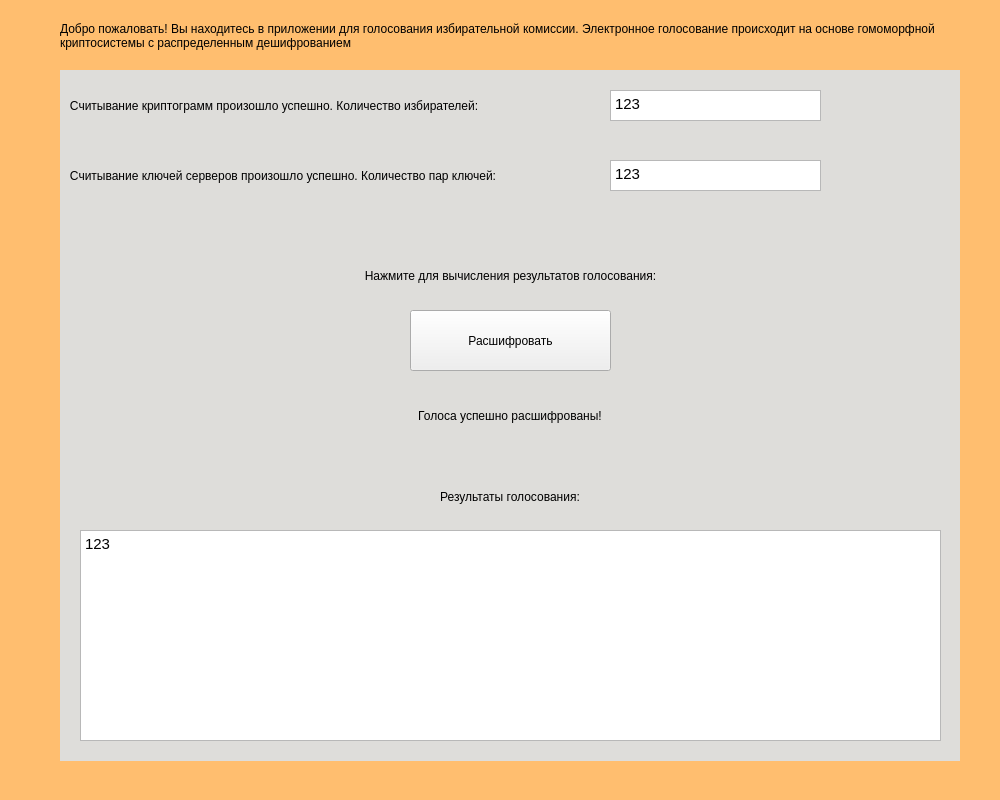
<?xml version="1.0" encoding="UTF-8"?>
<ui version="4.0">
 <class>Evote_server</class>
 <widget class="QMainWindow" name="Evote_server">
  <property name="geometry">
   <rect>
    <x>0</x>
    <y>0</y>
    <width>1000</width>
    <height>800</height>
   </rect>
  </property>
  <property name="minimumSize">
   <size>
    <width>1000</width>
    <height>800</height>
   </size>
  </property>
  <property name="maximumSize">
   <size>
    <width>1000</width>
    <height>800</height>
   </size>
  </property>
  <property name="windowTitle">
   <string>E-vote Comission Panel v0.1</string>
  </property>
  <widget class="QWidget" name="centralwidget">
   <property name="minimumSize">
    <size>
     <width>1000</width>
     <height>800</height>
    </size>
   </property>
   <property name="maximumSize">
    <size>
     <width>1000</width>
     <height>800</height>
    </size>
   </property>
   <widget class="QLabel" name="label_wellcome">
    <property name="geometry">
     <rect>
      <x>60</x>
      <y>0</y>
      <width>900</width>
      <height>71</height>
     </rect>
    </property>
    <property name="acceptDrops">
     <bool>true</bool>
    </property>
    <property name="styleSheet">
     <string notr="true">background-color: rgb(255, 190, 111);</string>
    </property>
    <property name="text">
     <string>Добро пожаловать! Вы находитесь в приложении для голосования избирательной комиссии. Электронное голосование происходит на основе гомоморфной криптосистемы с распределенным дешифрованием</string>
    </property>
    <property name="wordWrap">
     <bool>true</bool>
    </property>
   </widget>
   <widget class="QLabel" name="label_cryptograms">
    <property name="geometry">
     <rect>
      <x>60</x>
      <y>70</y>
      <width>901</width>
      <height>71</height>
     </rect>
    </property>
    <property name="acceptDrops">
     <bool>true</bool>
    </property>
    <property name="styleSheet">
     <string notr="true">
background-color: rgb(222, 221, 218);</string>
    </property>
    <property name="text">
     <string>   Считывание криптограмм произошло успешно. Количество избирателей:</string>
    </property>
    <property name="wordWrap">
     <bool>true</bool>
    </property>
   </widget>
   <widget class="QTextBrowser" name="textBrowser_cryptograms">
    <property name="geometry">
     <rect>
      <x>610</x>
      <y>90</y>
      <width>211</width>
      <height>31</height>
     </rect>
    </property>
    <property name="html">
     <string>&lt;!DOCTYPE HTML PUBLIC &quot;-//W3C//DTD HTML 4.0//EN&quot; &quot;http://www.w3.org/TR/REC-html40/strict.dtd&quot;&gt;
&lt;html&gt;&lt;head&gt;&lt;meta name=&quot;qrichtext&quot; content=&quot;1&quot; /&gt;&lt;style type=&quot;text/css&quot;&gt;
p, li { white-space: pre-wrap; }
&lt;/style&gt;&lt;/head&gt;&lt;body style=&quot; font-family:'Cantarell'; font-size:11pt; font-weight:400; font-style:normal;&quot;&gt;
&lt;p style=&quot; margin-top:0px; margin-bottom:0px; margin-left:0px; margin-right:0px; -qt-block-indent:0; text-indent:0px;&quot;&gt;123&lt;/p&gt;&lt;/body&gt;&lt;/html&gt;</string>
    </property>
   </widget>
   <widget class="QLabel" name="label_compute">
    <property name="geometry">
     <rect>
      <x>60</x>
      <y>210</y>
      <width>901</width>
      <height>131</height>
     </rect>
    </property>
    <property name="acceptDrops">
     <bool>true</bool>
    </property>
    <property name="styleSheet">
     <string notr="true">background-color: rgb(222, 221, 218);</string>
    </property>
    <property name="text">
     <string>Нажмите для вычисления результатов голосования:</string>
    </property>
    <property name="alignment">
     <set>Qt::AlignCenter</set>
    </property>
    <property name="wordWrap">
     <bool>true</bool>
    </property>
   </widget>
   <widget class="QLabel" name="label_decrypted">
    <property name="geometry">
     <rect>
      <x>60</x>
      <y>340</y>
      <width>900</width>
      <height>151</height>
     </rect>
    </property>
    <property name="acceptDrops">
     <bool>true</bool>
    </property>
    <property name="styleSheet">
     <string notr="true">background-color: rgb(222, 221, 218);</string>
    </property>
    <property name="text">
     <string>Голоса успешно расшифрованы!</string>
    </property>
    <property name="alignment">
     <set>Qt::AlignCenter</set>
    </property>
    <property name="wordWrap">
     <bool>true</bool>
    </property>
   </widget>
   <widget class="QPushButton" name="pushButton_send_yes">
    <property name="geometry">
     <rect>
      <x>410</x>
      <y>310</y>
      <width>201</width>
      <height>61</height>
     </rect>
    </property>
    <property name="text">
     <string>Расшифровать</string>
    </property>
   </widget>
   <widget class="QLabel" name="label_results">
    <property name="geometry">
     <rect>
      <x>60</x>
      <y>490</y>
      <width>900</width>
      <height>271</height>
     </rect>
    </property>
    <property name="acceptDrops">
     <bool>true</bool>
    </property>
    <property name="styleSheet">
     <string notr="true">background-color: rgb(222, 221, 218);</string>
    </property>
    <property name="text">
     <string>Результаты голосования:</string>
    </property>
    <property name="alignment">
     <set>Qt::AlignHCenter|Qt::AlignTop</set>
    </property>
    <property name="wordWrap">
     <bool>true</bool>
    </property>
   </widget>
   <widget class="QLabel" name="label_bottom">
    <property name="geometry">
     <rect>
      <x>60</x>
      <y>650</y>
      <width>900</width>
      <height>171</height>
     </rect>
    </property>
    <property name="acceptDrops">
     <bool>true</bool>
    </property>
    <property name="styleSheet">
     <string notr="true">background-color: rgb(255, 190, 111);</string>
    </property>
    <property name="text">
     <string/>
    </property>
    <property name="wordWrap">
     <bool>true</bool>
    </property>
   </widget>
   <widget class="QLabel" name="label_left">
    <property name="geometry">
     <rect>
      <x>-20</x>
      <y>0</y>
      <width>81</width>
      <height>811</height>
     </rect>
    </property>
    <property name="acceptDrops">
     <bool>true</bool>
    </property>
    <property name="styleSheet">
     <string notr="true">background-color: rgb(255, 190, 111);</string>
    </property>
    <property name="text">
     <string/>
    </property>
    <property name="wordWrap">
     <bool>true</bool>
    </property>
   </widget>
   <widget class="QLabel" name="label_right">
    <property name="geometry">
     <rect>
      <x>960</x>
      <y>0</y>
      <width>71</width>
      <height>811</height>
     </rect>
    </property>
    <property name="acceptDrops">
     <bool>true</bool>
    </property>
    <property name="styleSheet">
     <string notr="true">background-color: rgb(255, 190, 111);</string>
    </property>
    <property name="text">
     <string/>
    </property>
    <property name="wordWrap">
     <bool>true</bool>
    </property>
   </widget>
   <widget class="QTextBrowser" name="textBrowser_keys">
    <property name="geometry">
     <rect>
      <x>610</x>
      <y>160</y>
      <width>211</width>
      <height>31</height>
     </rect>
    </property>
    <property name="html">
     <string>&lt;!DOCTYPE HTML PUBLIC &quot;-//W3C//DTD HTML 4.0//EN&quot; &quot;http://www.w3.org/TR/REC-html40/strict.dtd&quot;&gt;
&lt;html&gt;&lt;head&gt;&lt;meta name=&quot;qrichtext&quot; content=&quot;1&quot; /&gt;&lt;style type=&quot;text/css&quot;&gt;
p, li { white-space: pre-wrap; }
&lt;/style&gt;&lt;/head&gt;&lt;body style=&quot; font-family:'Cantarell'; font-size:11pt; font-weight:400; font-style:normal;&quot;&gt;
&lt;p style=&quot; margin-top:0px; margin-bottom:0px; margin-left:0px; margin-right:0px; -qt-block-indent:0; text-indent:0px;&quot;&gt;123&lt;/p&gt;&lt;/body&gt;&lt;/html&gt;</string>
    </property>
   </widget>
   <widget class="QLabel" name="label_keys">
    <property name="geometry">
     <rect>
      <x>60</x>
      <y>140</y>
      <width>901</width>
      <height>71</height>
     </rect>
    </property>
    <property name="acceptDrops">
     <bool>true</bool>
    </property>
    <property name="styleSheet">
     <string notr="true">
background-color: rgb(222, 221, 218);</string>
    </property>
    <property name="text">
     <string>   Считывание ключей серверов произошло успешно. Количество пар ключей:</string>
    </property>
    <property name="wordWrap">
     <bool>true</bool>
    </property>
   </widget>
   <widget class="QTextBrowser" name="textBrowser_results">
    <property name="geometry">
     <rect>
      <x>80</x>
      <y>530</y>
      <width>861</width>
      <height>211</height>
     </rect>
    </property>
    <property name="html">
     <string>&lt;!DOCTYPE HTML PUBLIC &quot;-//W3C//DTD HTML 4.0//EN&quot; &quot;http://www.w3.org/TR/REC-html40/strict.dtd&quot;&gt;
&lt;html&gt;&lt;head&gt;&lt;meta name=&quot;qrichtext&quot; content=&quot;1&quot; /&gt;&lt;style type=&quot;text/css&quot;&gt;
p, li { white-space: pre-wrap; }
&lt;/style&gt;&lt;/head&gt;&lt;body style=&quot; font-family:'Cantarell'; font-size:11pt; font-weight:400; font-style:normal;&quot;&gt;
&lt;p style=&quot; margin-top:0px; margin-bottom:0px; margin-left:0px; margin-right:0px; -qt-block-indent:0; text-indent:0px;&quot;&gt;123&lt;/p&gt;&lt;/body&gt;&lt;/html&gt;</string>
    </property>
   </widget>
   <zorder>label_bottom</zorder>
   <zorder>label_left</zorder>
   <zorder>label_wellcome</zorder>
   <zorder>label_cryptograms</zorder>
   <zorder>textBrowser_cryptograms</zorder>
   <zorder>label_results</zorder>
   <zorder>label_compute</zorder>
   <zorder>label_keys</zorder>
   <zorder>textBrowser_keys</zorder>
   <zorder>label_decrypted</zorder>
   <zorder>textBrowser_results</zorder>
   <zorder>pushButton_send_yes</zorder>
   <zorder>label_right</zorder>
  </widget>
 </widget>
 <resources/>
 <connections/>
</ui>
